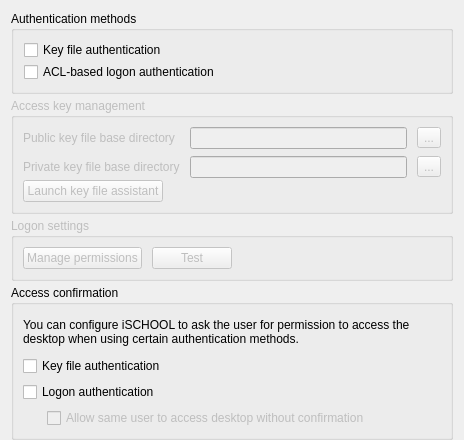
      <widget class="QWidget" name="authSettingsPage">
       <layout class="QVBoxLayout" name="verticalLayout_5" stretch="0,0,0,0,1">
        <property name="spacing">
         <number>4</number>
        </property>
        <property name="bottomMargin">
         <number>0</number>
        </property>
        <item>
         <widget class="QGroupBox" name="groupBox_5">
          <property name="title">
           <string>Authentication methods</string>
          </property>
          <layout class="QGridLayout" name="gridLayout_6">
           <property name="leftMargin">
            <number>10</number>
           </property>
           <property name="horizontalSpacing">
            <number>6</number>
           </property>
           <property name="verticalSpacing">
            <number>2</number>
           </property>
           <item row="0" column="0">
            <widget class="QCheckBox" name="isKeyAuthenticationEnabled">
             <property name="text">
              <string>Key file authentication</string>
             </property>
            </widget>
           </item>
           <item row="1" column="0">
            <widget class="QCheckBox" name="isLogonAuthenticationEnabled">
             <property name="text">
              <string>ACL-based logon authentication</string>
             </property>
            </widget>
           </item>
           <item row="2" column="1">
            <spacer name="horizontalSpacer_7">
             <property name="orientation">
              <enum>Qt::Horizontal</enum>
             </property>
             <property name="sizeHint" stdset="0">
              <size>
               <width>0</width>
               <height>0</height>
              </size>
             </property>
            </spacer>
           </item>
          </layout>
         </widget>
        </item>
        <item>
         <widget class="QGroupBox" name="keyManagement">
          <property name="enabled">
           <bool>false</bool>
          </property>
          <property name="title">
           <string>Access key management</string>
          </property>
          <layout class="QGridLayout" name="gridLayout_12">
           <property name="verticalSpacing">
            <number>2</number>
           </property>
           <item row="0" column="0" colspan="2">
            <layout class="QGridLayout" name="gridLayout_8">
             <property name="horizontalSpacing">
              <number>10</number>
             </property>
             <property name="verticalSpacing">
              <number>7</number>
             </property>
             <item row="0" column="0">
              <widget class="QLabel" name="label_7">
               <property name="text">
                <string>Public key file base directory</string>
               </property>
              </widget>
             </item>
             <item row="0" column="1">
              <widget class="QLineEdit" name="publicKeyBaseDir"/>
             </item>
             <item row="1" column="0">
              <widget class="QLabel" name="label_8">
               <property name="text">
                <string>Private key file base directory</string>
               </property>
              </widget>
             </item>
             <item row="1" column="1">
              <widget class="QLineEdit" name="privateKeyBaseDir"/>
             </item>
             <item row="0" column="2">
              <widget class="QToolButton" name="openPublicKeyBaseDir">
               <property name="text">
                <string>...</string>
               </property>
               <property name="icon">
                <iconset resource="../imc.qrc">
                 <normaloff>:/Resources/document-open.png</normaloff>:/Resources/document-open.png</iconset>
               </property>
              </widget>
             </item>
             <item row="1" column="2">
              <widget class="QToolButton" name="openPrivateKeyBaseDir">
               <property name="text">
                <string>...</string>
               </property>
               <property name="icon">
                <iconset resource="../imc.qrc">
                 <normaloff>:/Resources/document-open.png</normaloff>:/Resources/document-open.png</iconset>
               </property>
              </widget>
             </item>
            </layout>
           </item>
           <item row="1" column="0">
            <widget class="QPushButton" name="launchKeyFileAssistant">
             <property name="text">
              <string>Launch key file assistant</string>
             </property>
             <property name="icon">
              <iconset resource="../imc.qrc">
               <normaloff>:/Resources/tools-wizard.png</normaloff>:/Resources/tools-wizard.png</iconset>
             </property>
            </widget>
           </item>
           <item row="1" column="1">
            <spacer name="horizontalSpacer_2">
             <property name="orientation">
              <enum>Qt::Horizontal</enum>
             </property>
             <property name="sizeHint" stdset="0">
              <size>
               <width>40</width>
               <height>20</height>
              </size>
             </property>
            </spacer>
           </item>
          </layout>
         </widget>
        </item>
        <item>
         <widget class="QGroupBox" name="logonManagement">
          <property name="enabled">
           <bool>false</bool>
          </property>
          <property name="title">
           <string>Logon settings</string>
          </property>
          <layout class="QGridLayout" name="gridLayout">
           <property name="horizontalSpacing">
            <number>10</number>
           </property>
           <item row="0" column="0">
            <widget class="QPushButton" name="manageACLs">
             <property name="text">
              <string>Manage permissions</string>
             </property>
             <property name="icon">
              <iconset resource="../imc.qrc">
               <normaloff>:/Resources/preferences-other.png</normaloff>:/Resources/preferences-other.png</iconset>
             </property>
            </widget>
           </item>
           <item row="0" column="1">
            <widget class="QPushButton" name="testLogonAuthentication">
             <property name="text">
              <string>Test</string>
             </property>
             <property name="icon">
              <iconset resource="../imc.qrc">
               <normaloff>:/Resources/task-accepted.png</normaloff>:/Resources/task-accepted.png</iconset>
             </property>
            </widget>
           </item>
           <item row="0" column="2">
            <spacer name="horizontalSpacer_9">
             <property name="orientation">
              <enum>Qt::Horizontal</enum>
             </property>
             <property name="sizeHint" stdset="0">
              <size>
               <width>209</width>
               <height>20</height>
              </size>
             </property>
            </spacer>
           </item>
          </layout>
         </widget>
        </item>
        <item>
         <widget class="QGroupBox" name="groupBox_4">
          <property name="title">
           <string>Access confirmation</string>
          </property>
          <layout class="QVBoxLayout" name="verticalLayout_4">
           <item>
            <widget class="QLabel" name="label_3">
             <property name="minimumSize">
              <size>
               <width>0</width>
               <height>36</height>
              </size>
             </property>
             <property name="text">
              <string>You can configure iSCHOOL to ask the user for permission to access the desktop when using certain authentication methods.</string>
             </property>
             <property name="wordWrap">
              <bool>true</bool>
             </property>
            </widget>
           </item>
           <item>
            <widget class="QCheckBox" name="isPermissionRequiredWithKeyAuthentication">
             <property name="text">
              <string>Key file authentication</string>
             </property>
            </widget>
           </item>
           <item>
            <widget class="QCheckBox" name="isPermissionRequiredWithLogonAuthentication">
             <property name="text">
              <string>Logon authentication</string>
             </property>
            </widget>
           </item>
           <item>
            <layout class="QHBoxLayout" name="horizontalLayout_6">
             <item>
              <spacer name="horizontalSpacer_12">
               <property name="orientation">
                <enum>Qt::Horizontal</enum>
               </property>
               <property name="sizeType">
                <enum>QSizePolicy::Fixed</enum>
               </property>
               <property name="sizeHint" stdset="0">
                <size>
                 <width>24</width>
                 <height>16</height>
                </size>
               </property>
              </spacer>
             </item>
             <item>
              <widget class="QCheckBox" name="isSameUserConfirmationDisabled">
               <property name="enabled">
                <bool>false</bool>
               </property>
               <property name="text">
                <string>Allow same user to access desktop without confirmation</string>
               </property>
              </widget>
             </item>
            </layout>
           </item>
          </layout>
         </widget>
        </item>
        <item>
         <spacer name="verticalSpacer_7">
          <property name="orientation">
           <enum>Qt::Vertical</enum>
          </property>
          <property name="sizeHint" stdset="0">
           <size>
            <width>0</width>
            <height>0</height>
           </size>
          </property>
         </spacer>
        </item>
       </layout>
      </widget>
